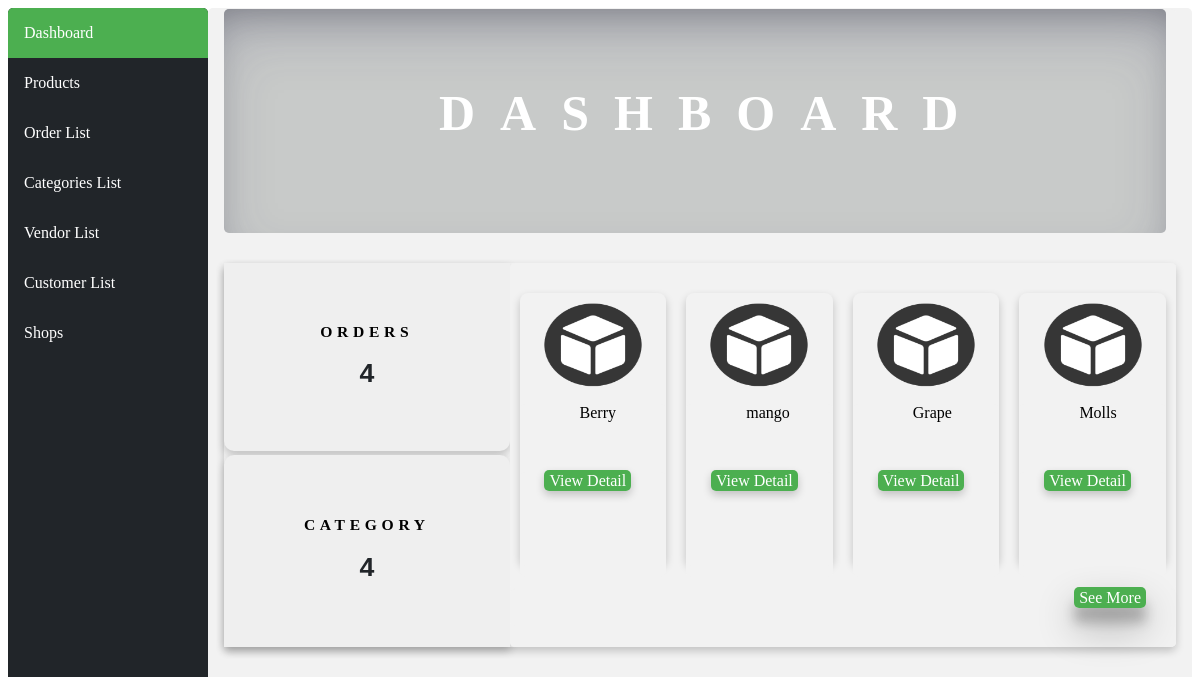
The page / on the database its author committed.
### ecommerceApp/models.py (models this page shows, shortened)
class Product(models.Model):
    name=models.CharField(max_length=50)
    description=models.CharField(max_length=1000)
    category=models.ForeignKey(Category,on_delete=models.CASCADE, related_name="category_name")
    shop=models.ManyToManyField(Shop, related_name="shop_name")

### ecommerceApp/views.py (the view)
# urls.py: path('',views.viewDashboard,name="viewDashboard"),
def viewDashboard(request):
    value=Order.objects.all()
    obj=value.count()
    value=Category.objects.all()
    category=value.count()
    context = {
        "count":obj,
        "count_category":category,
        "orders": Order.objects.all(),
        "products":Product.objects.all(),
        "categories":Category.objects.all()
    }
    return render(request, "html/viewdashboard.html", context)

### ecommerceApp/templates/html/viewdashboard.html
{%extends "html/layout.html"%}
{%block body%}
{% load static %}
<link rel="stylesheet" href="{% static 'css/dashboard.css' %}" />
<div>
    <div class="div1">
        <div class="div4" >
            <h1 style="color: white; margin:1.5em 0 0 4.3em; font-size: 50px;letter-spacing:0.5em; font-family: 'Times New Roman', Times, serif; ">DASHBOARD</h1>
        </div>
    </div>
    <div class="div2">
        <div class="div3">
            <div class="redirect">
                <form  class= "form"action="{% url 'main:order' %}">
                    <button class="order" type="submit">
                        <h3 style="letter-spacing:0.3em; font-family: 'Times New Roman', Times, serif;">ORDERS</h3>
                        <h1 class="count">{{count}}</h1>
                    </button>
                </form>
            </div>
            <div class="redirect" id="redirect">
                <form class= "form" action="{% url 'main:category' %}">
                    <button class="category">
                        <h3 style="letter-spacing:0.3em; font-family: 'Times New Roman', Times, serif;">CATEGORY</h3>
                        <h1 class="count"> {{count_category}}</h1>
                    </button>
                </form>
            </div>
        </div>
        <div class="div5">
            <div class="product">
                {%for product in products%}
                <div class="container">
                    <img class="img" src="{% static 'product.jpg' %}" alt="My image" width="100" height="85">
                    <div class="name">
                        <ul id="name" style="font-family: 'Times New Roman', Times, serif;">{{product.name}}</ul>
                        <div class="buttongrp">
                            <a class="button-small" href="{%url 'main:product-detail' product.id %}">View Detail</a>
                        </div>
                    </div>
                </div>
                {%endfor%}
            </div>
            <div class="see">
                <div class="last">
                    <a class="seemore" href="{%url 'main:product' %}">See More</a>
                </div>
            </div>
        </div>
    </div>
</div>
{%endblock%}

### ecommerceApp/static/css/dashboard.css (style rules this page uses)
div { border-radius: 5px; background-color: #f2f2f2; display: block; height: 64%; }
.div1 { width: 100%; height: 35%; display: flex; vertical-align: top; }
.div2 { width: 100%; height: 60%; box-shadow: 0 4px 8px 0 rgba(0, 0, 0, 0.2); vertical-align: bottom; margin-top: 30px; display: flex; }
.div4 { background-color: rgba(33, 41, 35, 0.2); width: 100%; height: 100%; margin: 0 10px 0 0; box-shadow: rgba(50, 50, 93, 0.25) 0px 30px 60px -12px inset, rgba(0, 0, 0, 0.3) 0px 18px 36px -18px inset; overflow: auto; }
.container { margin-top: 30px; transition: 0.3s; width: 40%; height: 83%; border-radius: 8px; margin-left: 10px; margin-right: 10px; transition: 3s; box-shadow: 0 4px 8px 0 rgba(0, 0, 0, 0.2); display: block; }
.div3 { width: 30%; height: 100%; display: block; }
.div5 { width: 70%; height: 100%; display: inline; }
.see { height: 15%; width: 100%; text-align: end ; }
.product { width: 100%; height: 85%; display: flex; }
.buttongrp { text-align: end; height: 54%; margin-top: 50px; }
.button-small { text-decoration: none; background-color: #4CAF50; border: none; color: #fff; height: 20px; border-radius: 5px; font-family: "Times New Roman", Times, serif; box-shadow: 0 4px 8px 0 rgba(0,0,0,0.2); margin-right: 35px; padding:2px 5px 2px 5px; }
.seemore { text-decoration: none; background-color: #4CAF50; text-decoration: none; border: none; color: #fff; height: 20px; border-radius: 5px; font-family: "Times New Roman", Times, serif; box-shadow: rgba(0, 0, 0, 0.3) 0px 19px 38px, rgba(0, 0, 0, 0.22) 0px 15px 12px; padding:2px 5px 2px 5px; margin-right: 30px; }
.last { bottom: 0px; }
.img { display: block; margin-left: auto; margin-right: auto; margin-top: 10px; }
.name { margin-top: 10px; }
#name { margin-left: 20px; }
.order { width:100%; height: 98%; border-radius:0 0 10px 10px; border: none; box-shadow: 0 4px 8px 0 rgba(0,0,0,0.2); transition: 0.2s; }
.category { border: none; transition: 0.2s; border-radius: 10px 10px 0px 0px; width: 100%; height: 100%; box-shadow: 0 4px 8px 0 rgba(0,0,0,0.2); }
.count { color: #212529; }
.redirect { width:100%; height: 50%; display: block; }
.form { width:100%; height:100%; }

### rows shown on the page
Product: name "Berry"
Product: name "mango"
Product: name "Grape"
Product: name "Molls"

### other values the page prints
{{ count }} "4"
{{ count_category }} "4"
